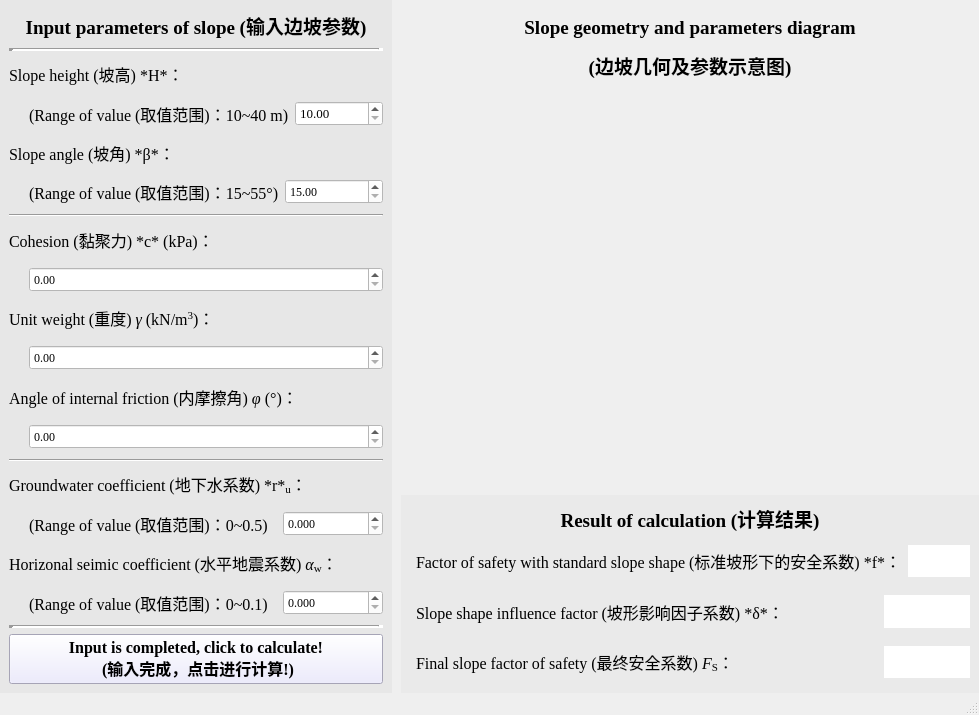
<?xml version="1.0" encoding="UTF-8"?>
<ui version="4.0">
 <class>MainWindow</class>
 <widget class="QMainWindow" name="MainWindow">
  <property name="windowModality">
   <enum>Qt::NonModal</enum>
  </property>
  <property name="geometry">
   <rect>
    <x>0</x>
    <y>0</y>
    <width>979</width>
    <height>715</height>
   </rect>
  </property>
  <property name="sizePolicy">
   <sizepolicy hsizetype="Expanding" vsizetype="Expanding">
    <horstretch>0</horstretch>
    <verstretch>0</verstretch>
   </sizepolicy>
  </property>
  <property name="windowTitle">
   <string>ICSS-Slope (基于坡形影响因子的边坡安全系数计算软件)</string>
  </property>
  <property name="documentMode">
   <bool>false</bool>
  </property>
  <widget class="QWidget" name="centralwidget">
   <property name="sizePolicy">
    <sizepolicy hsizetype="Expanding" vsizetype="Expanding">
     <horstretch>0</horstretch>
     <verstretch>0</verstretch>
    </sizepolicy>
   </property>
   <property name="font">
    <font>
     <stylestrategy>PreferAntialias</stylestrategy>
    </font>
   </property>
   <property name="autoFillBackground">
    <bool>true</bool>
   </property>
   <layout class="QHBoxLayout" name="horizontalLayout" stretch="2,3">
    <property name="spacing">
     <number>0</number>
    </property>
    <property name="leftMargin">
     <number>0</number>
    </property>
    <property name="topMargin">
     <number>0</number>
    </property>
    <property name="rightMargin">
     <number>0</number>
    </property>
    <property name="bottomMargin">
     <number>0</number>
    </property>
    <item>
     <widget class="QWidget" name="widget" native="true">
      <property name="font">
       <font>
        <family>Times New Roman</family>
        <pointsize>12</pointsize>
        <stylestrategy>PreferAntialias</stylestrategy>
       </font>
      </property>
      <property name="styleSheet">
       <string notr="true">background-color: rgb(231, 231, 231);</string>
      </property>
      <layout class="QVBoxLayout" name="verticalLayout_2">
       <item>
        <widget class="QLabel" name="label">
         <property name="font">
          <font>
           <family>Times New Roman</family>
           <pointsize>14</pointsize>
           <weight>75</weight>
           <bold>true</bold>
          </font>
         </property>
         <property name="text">
          <string>Input parameters of slope (输入边坡参数)</string>
         </property>
         <property name="alignment">
          <set>Qt::AlignCenter</set>
         </property>
        </widget>
       </item>
       <item>
        <widget class="Line" name="line_3">
         <property name="lineWidth">
          <number>5</number>
         </property>
         <property name="orientation">
          <enum>Qt::Horizontal</enum>
         </property>
        </widget>
       </item>
       <item>
        <widget class="QLabel" name="label_2">
         <property name="font">
          <font>
           <family>Times New Roman</family>
           <pointsize>12</pointsize>
          </font>
         </property>
         <property name="text">
          <string>Slope height (坡高) *H*：</string>
         </property>
         <property name="textFormat">
          <enum>Qt::MarkdownText</enum>
         </property>
        </widget>
       </item>
       <item>
        <widget class="QWidget" name="widget_5" native="true">
         <layout class="QHBoxLayout" name="horizontalLayout_2">
          <property name="spacing">
           <number>6</number>
          </property>
          <property name="leftMargin">
           <number>20</number>
          </property>
          <property name="topMargin">
           <number>0</number>
          </property>
          <property name="rightMargin">
           <number>0</number>
          </property>
          <property name="bottomMargin">
           <number>0</number>
          </property>
          <item>
           <widget class="QLabel" name="label_9">
            <property name="font">
             <font>
              <family>Times New Roman</family>
              <pointsize>12</pointsize>
             </font>
            </property>
            <property name="text">
             <string>(Range of value (取值范围)：10~40 m)</string>
            </property>
            <property name="textFormat">
             <enum>Qt::MarkdownText</enum>
            </property>
           </widget>
          </item>
          <item>
           <widget class="QDoubleSpinBox" name="H_DSB">
            <property name="minimumSize">
             <size>
              <width>0</width>
              <height>25</height>
             </size>
            </property>
            <property name="maximumSize">
             <size>
              <width>100</width>
              <height>25</height>
             </size>
            </property>
            <property name="font">
             <font>
              <family>Times New Roman</family>
              <pointsize>10</pointsize>
             </font>
            </property>
            <property name="cursor">
             <cursorShape>ArrowCursor</cursorShape>
            </property>
            <property name="styleSheet">
             <string notr="true">background-color: rgb(255,255,255);</string>
            </property>
            <property name="prefix">
             <string/>
            </property>
            <property name="suffix">
             <string/>
            </property>
            <property name="decimals">
             <number>2</number>
            </property>
            <property name="minimum">
             <double>10.000000000000000</double>
            </property>
            <property name="maximum">
             <double>40.000000000000000</double>
            </property>
           </widget>
          </item>
         </layout>
        </widget>
       </item>
       <item>
        <widget class="QLabel" name="label_3">
         <property name="font">
          <font>
           <family>Times New Roman</family>
           <pointsize>12</pointsize>
          </font>
         </property>
         <property name="text">
          <string>Slope angle (坡角) *β*：</string>
         </property>
         <property name="textFormat">
          <enum>Qt::MarkdownText</enum>
         </property>
        </widget>
       </item>
       <item>
        <widget class="QWidget" name="widget_7" native="true">
         <layout class="QHBoxLayout" name="horizontalLayout_4">
          <property name="spacing">
           <number>6</number>
          </property>
          <property name="leftMargin">
           <number>20</number>
          </property>
          <property name="topMargin">
           <number>0</number>
          </property>
          <property name="rightMargin">
           <number>0</number>
          </property>
          <property name="bottomMargin">
           <number>0</number>
          </property>
          <item>
           <widget class="QLabel" name="label_11">
            <property name="font">
             <font>
              <family>Times New Roman</family>
              <pointsize>12</pointsize>
             </font>
            </property>
            <property name="text">
             <string>(Range of value (取值范围)：15~55°)</string>
            </property>
            <property name="textFormat">
             <enum>Qt::MarkdownText</enum>
            </property>
           </widget>
          </item>
          <item>
           <widget class="QDoubleSpinBox" name="beta_DSB">
            <property name="minimumSize">
             <size>
              <width>0</width>
              <height>25</height>
             </size>
            </property>
            <property name="maximumSize">
             <size>
              <width>100</width>
              <height>25</height>
             </size>
            </property>
            <property name="font">
             <font>
              <family>Times New Roman</family>
             </font>
            </property>
            <property name="styleSheet">
             <string notr="true">background-color: rgb(255,255,255);</string>
            </property>
            <property name="decimals">
             <number>2</number>
            </property>
            <property name="minimum">
             <double>15.000000000000000</double>
            </property>
            <property name="maximum">
             <double>55.000000000000000</double>
            </property>
           </widget>
          </item>
         </layout>
        </widget>
       </item>
       <item>
        <widget class="Line" name="line">
         <property name="orientation">
          <enum>Qt::Horizontal</enum>
         </property>
        </widget>
       </item>
       <item>
        <widget class="QLabel" name="label_4">
         <property name="font">
          <font>
           <family>Times New Roman</family>
           <pointsize>12</pointsize>
          </font>
         </property>
         <property name="text">
          <string>Cohesion (黏聚力) *c* (kPa)：</string>
         </property>
         <property name="textFormat">
          <enum>Qt::MarkdownText</enum>
         </property>
        </widget>
       </item>
       <item>
        <widget class="QWidget" name="widget_6" native="true">
         <layout class="QHBoxLayout" name="horizontalLayout_3">
          <property name="spacing">
           <number>6</number>
          </property>
          <property name="leftMargin">
           <number>20</number>
          </property>
          <property name="topMargin">
           <number>0</number>
          </property>
          <property name="rightMargin">
           <number>0</number>
          </property>
          <property name="bottomMargin">
           <number>0</number>
          </property>
          <item>
           <widget class="QDoubleSpinBox" name="c_DSB">
            <property name="sizePolicy">
             <sizepolicy hsizetype="Minimum" vsizetype="Fixed">
              <horstretch>0</horstretch>
              <verstretch>25</verstretch>
             </sizepolicy>
            </property>
            <property name="minimumSize">
             <size>
              <width>0</width>
              <height>25</height>
             </size>
            </property>
            <property name="font">
             <font>
              <family>Times New Roman</family>
             </font>
            </property>
            <property name="styleSheet">
             <string notr="true">background-color: rgb(255,255,255);</string>
            </property>
            <property name="decimals">
             <number>2</number>
            </property>
            <property name="maximum">
             <double>99999.000000000000000</double>
            </property>
           </widget>
          </item>
         </layout>
        </widget>
       </item>
       <item>
        <widget class="QLabel" name="label_5">
         <property name="font">
          <font>
           <family>Times New Roman</family>
           <pointsize>12</pointsize>
          </font>
         </property>
         <property name="text">
          <string>&lt;html&gt;&lt;head/&gt;&lt;body&gt;&lt;p&gt;Unit weight (重度) &lt;span style=&quot; font-style:italic;&quot;&gt;γ&lt;/span&gt; (kN/m&lt;span style=&quot; vertical-align:super;&quot;&gt;3&lt;/span&gt;)：&lt;/p&gt;&lt;/body&gt;&lt;/html&gt;</string>
         </property>
         <property name="textFormat">
          <enum>Qt::MarkdownText</enum>
         </property>
        </widget>
       </item>
       <item>
        <widget class="QWidget" name="widget_8" native="true">
         <layout class="QHBoxLayout" name="horizontalLayout_5">
          <property name="spacing">
           <number>6</number>
          </property>
          <property name="leftMargin">
           <number>20</number>
          </property>
          <property name="topMargin">
           <number>0</number>
          </property>
          <property name="rightMargin">
           <number>0</number>
          </property>
          <property name="bottomMargin">
           <number>0</number>
          </property>
          <item>
           <widget class="QDoubleSpinBox" name="gamma_DSB">
            <property name="minimumSize">
             <size>
              <width>0</width>
              <height>25</height>
             </size>
            </property>
            <property name="maximumSize">
             <size>
              <width>16777215</width>
              <height>25</height>
             </size>
            </property>
            <property name="font">
             <font>
              <family>Times New Roman</family>
             </font>
            </property>
            <property name="styleSheet">
             <string notr="true">background-color: rgb(255,255,255);</string>
            </property>
            <property name="decimals">
             <number>2</number>
            </property>
            <property name="maximum">
             <double>99999.000000000000000</double>
            </property>
           </widget>
          </item>
         </layout>
        </widget>
       </item>
       <item>
        <widget class="QLabel" name="label_6">
         <property name="font">
          <font>
           <family>Times New Roman</family>
           <pointsize>12</pointsize>
          </font>
         </property>
         <property name="text">
          <string>&lt;html&gt;&lt;head/&gt;&lt;body&gt;&lt;p&gt;Angle of internal friction (内摩擦角) &lt;span style=&quot; font-style:italic;&quot;&gt;φ&lt;/span&gt; (°)：&lt;/p&gt;&lt;/body&gt;&lt;/html&gt;</string>
         </property>
         <property name="textFormat">
          <enum>Qt::MarkdownText</enum>
         </property>
        </widget>
       </item>
       <item>
        <widget class="QWidget" name="widget_9" native="true">
         <layout class="QHBoxLayout" name="horizontalLayout_6">
          <property name="spacing">
           <number>6</number>
          </property>
          <property name="leftMargin">
           <number>20</number>
          </property>
          <property name="topMargin">
           <number>0</number>
          </property>
          <property name="rightMargin">
           <number>0</number>
          </property>
          <property name="bottomMargin">
           <number>0</number>
          </property>
          <item>
           <widget class="QDoubleSpinBox" name="varphi_DSB">
            <property name="minimumSize">
             <size>
              <width>0</width>
              <height>25</height>
             </size>
            </property>
            <property name="maximumSize">
             <size>
              <width>16777215</width>
              <height>25</height>
             </size>
            </property>
            <property name="font">
             <font>
              <family>Times New Roman</family>
             </font>
            </property>
            <property name="styleSheet">
             <string notr="true">background-color: rgb(255,255,255);</string>
            </property>
            <property name="decimals">
             <number>2</number>
            </property>
            <property name="maximum">
             <double>89.000000000000000</double>
            </property>
           </widget>
          </item>
         </layout>
        </widget>
       </item>
       <item>
        <widget class="Line" name="line_2">
         <property name="orientation">
          <enum>Qt::Horizontal</enum>
         </property>
        </widget>
       </item>
       <item>
        <widget class="QLabel" name="label_7">
         <property name="font">
          <font>
           <family>Times New Roman</family>
           <pointsize>12</pointsize>
          </font>
         </property>
         <property name="text">
          <string>Groundwater coefficient (地下水系数) *r*&lt;sub&gt;u&lt;/sub&gt;：</string>
         </property>
         <property name="textFormat">
          <enum>Qt::MarkdownText</enum>
         </property>
        </widget>
       </item>
       <item>
        <widget class="QWidget" name="widget_10" native="true">
         <layout class="QHBoxLayout" name="horizontalLayout_7">
          <property name="spacing">
           <number>6</number>
          </property>
          <property name="leftMargin">
           <number>20</number>
          </property>
          <property name="topMargin">
           <number>0</number>
          </property>
          <property name="rightMargin">
           <number>0</number>
          </property>
          <property name="bottomMargin">
           <number>0</number>
          </property>
          <item>
           <widget class="QLabel" name="label_14">
            <property name="font">
             <font>
              <family>Times New Roman</family>
              <pointsize>12</pointsize>
             </font>
            </property>
            <property name="text">
             <string>(Range of value (取值范围)：0~0.5)</string>
            </property>
            <property name="textFormat">
             <enum>Qt::MarkdownText</enum>
            </property>
           </widget>
          </item>
          <item>
           <widget class="QDoubleSpinBox" name="r_u_DSB">
            <property name="minimumSize">
             <size>
              <width>0</width>
              <height>25</height>
             </size>
            </property>
            <property name="maximumSize">
             <size>
              <width>100</width>
              <height>25</height>
             </size>
            </property>
            <property name="font">
             <font>
              <family>Times New Roman</family>
             </font>
            </property>
            <property name="styleSheet">
             <string notr="true">background-color: rgb(255,255,255);</string>
            </property>
            <property name="decimals">
             <number>3</number>
            </property>
            <property name="maximum">
             <double>0.500000000000000</double>
            </property>
            <property name="singleStep">
             <double>0.050000000000000</double>
            </property>
           </widget>
          </item>
         </layout>
        </widget>
       </item>
       <item>
        <widget class="QLabel" name="label_8">
         <property name="font">
          <font>
           <family>Times New Roman</family>
           <pointsize>12</pointsize>
          </font>
         </property>
         <property name="text">
          <string>&lt;html&gt;&lt;head/&gt;&lt;body&gt;&lt;p&gt;Horizonal seimic coefficient (水平地震系数) &lt;span style=&quot; font-style:italic;&quot;&gt;α&lt;/span&gt;&lt;span style=&quot; vertical-align:sub;&quot;&gt;w&lt;/span&gt;：&lt;/p&gt;&lt;/body&gt;&lt;/html&gt;</string>
         </property>
         <property name="textFormat">
          <enum>Qt::MarkdownText</enum>
         </property>
        </widget>
       </item>
       <item>
        <widget class="QWidget" name="widget_11" native="true">
         <layout class="QHBoxLayout" name="horizontalLayout_8">
          <property name="spacing">
           <number>6</number>
          </property>
          <property name="leftMargin">
           <number>20</number>
          </property>
          <property name="topMargin">
           <number>0</number>
          </property>
          <property name="rightMargin">
           <number>0</number>
          </property>
          <property name="bottomMargin">
           <number>0</number>
          </property>
          <item>
           <widget class="QLabel" name="label_15">
            <property name="font">
             <font>
              <family>Times New Roman</family>
              <pointsize>12</pointsize>
             </font>
            </property>
            <property name="text">
             <string>(Range of value (取值范围)：0~0.1)</string>
            </property>
            <property name="textFormat">
             <enum>Qt::MarkdownText</enum>
            </property>
           </widget>
          </item>
          <item>
           <widget class="QDoubleSpinBox" name="alpha_w_DSB">
            <property name="minimumSize">
             <size>
              <width>0</width>
              <height>25</height>
             </size>
            </property>
            <property name="maximumSize">
             <size>
              <width>100</width>
              <height>25</height>
             </size>
            </property>
            <property name="font">
             <font>
              <family>Times New Roman</family>
             </font>
            </property>
            <property name="styleSheet">
             <string notr="true">background-color: rgb(255,255,255);</string>
            </property>
            <property name="decimals">
             <number>3</number>
            </property>
            <property name="maximum">
             <double>0.100000000000000</double>
            </property>
            <property name="singleStep">
             <double>0.010000000000000</double>
            </property>
           </widget>
          </item>
         </layout>
        </widget>
       </item>
       <item>
        <widget class="Line" name="line_4">
         <property name="lineWidth">
          <number>5</number>
         </property>
         <property name="orientation">
          <enum>Qt::Horizontal</enum>
         </property>
        </widget>
       </item>
       <item>
        <widget class="QPushButton" name="calc_PB">
         <property name="font">
          <font>
           <family>Times New Roman</family>
           <pointsize>12</pointsize>
           <weight>75</weight>
           <bold>true</bold>
          </font>
         </property>
         <property name="styleSheet">
          <string notr="true">background-color: rgb(232, 230, 255);</string>
         </property>
         <property name="text">
          <string>Input is completed, click to calculate!
 (输入完成，点击进行计算!)</string>
         </property>
        </widget>
       </item>
      </layout>
     </widget>
    </item>
    <item>
     <widget class="QWidget" name="widget_2" native="true">
      <layout class="QVBoxLayout" name="verticalLayout" stretch="5,2">
       <property name="spacing">
        <number>0</number>
       </property>
       <property name="topMargin">
        <number>0</number>
       </property>
       <property name="rightMargin">
        <number>0</number>
       </property>
       <property name="bottomMargin">
        <number>0</number>
       </property>
       <item>
        <widget class="QWidget" name="widget_4" native="true">
         <layout class="QVBoxLayout" name="verticalLayout_4">
          <item>
           <widget class="QLabel" name="label_12">
            <property name="maximumSize">
             <size>
              <width>16777215</width>
              <height>80</height>
             </size>
            </property>
            <property name="font">
             <font>
              <family>Times New Roman</family>
              <pointsize>12</pointsize>
              <stylestrategy>PreferAntialias</stylestrategy>
             </font>
            </property>
            <property name="text">
             <string>&lt;html&gt;&lt;head/&gt;&lt;body&gt;&lt;p align=&quot;center&quot;&gt;&lt;span style=&quot; font-size:14pt; font-weight:600;&quot;&gt;Slope geometry and parameters diagram&lt;/span&gt;&lt;/p&gt;&lt;p align=&quot;center&quot;&gt;&lt;span style=&quot; font-size:14pt; font-weight:600;&quot;&gt;(边坡几何及参数示意图)&lt;/span&gt;&lt;/p&gt;&lt;/body&gt;&lt;/html&gt;</string>
            </property>
            <property name="textFormat">
             <enum>Qt::MarkdownText</enum>
            </property>
           </widget>
          </item>
          <item>
           <widget class="QWidget" name="widget_15" native="true">
            <property name="styleSheet">
             <string notr="true">image: url(:/img/model.png);</string>
            </property>
           </widget>
          </item>
         </layout>
        </widget>
       </item>
       <item>
        <widget class="QWidget" name="widget_3" native="true">
         <property name="styleSheet">
          <string notr="true">background-color: rgb(234, 234, 234);</string>
         </property>
         <layout class="QVBoxLayout" name="verticalLayout_3">
          <item>
           <widget class="QLabel" name="label_10">
            <property name="font">
             <font>
              <family>Times New Roman</family>
              <pointsize>12</pointsize>
             </font>
            </property>
            <property name="text">
             <string>&lt;html&gt;&lt;head/&gt;&lt;body&gt;&lt;p align=&quot;center&quot;&gt;&lt;span style=&quot; font-size:14pt; font-weight:600;&quot;&gt;Result of calculation (计算结果)&lt;/span&gt;&lt;/p&gt;&lt;/body&gt;&lt;/html&gt;</string>
            </property>
            <property name="textFormat">
             <enum>Qt::MarkdownText</enum>
            </property>
           </widget>
          </item>
          <item>
           <widget class="QWidget" name="widget_12" native="true">
            <layout class="QHBoxLayout" name="horizontalLayout_9">
             <property name="spacing">
              <number>6</number>
             </property>
             <property name="leftMargin">
              <number>6</number>
             </property>
             <property name="topMargin">
              <number>6</number>
             </property>
             <property name="rightMargin">
              <number>0</number>
             </property>
             <property name="bottomMargin">
              <number>6</number>
             </property>
             <item>
              <widget class="QLabel" name="label_16">
               <property name="sizePolicy">
                <sizepolicy hsizetype="Preferred" vsizetype="Expanding">
                 <horstretch>0</horstretch>
                 <verstretch>0</verstretch>
                </sizepolicy>
               </property>
               <property name="font">
                <font>
                 <family>Times New Roman</family>
                 <pointsize>12</pointsize>
                 <italic>false</italic>
                </font>
               </property>
               <property name="frameShadow">
                <enum>QFrame::Plain</enum>
               </property>
               <property name="text">
                <string>Factor of safety with standard slope shape (标准坡形下的安全系数) *f*：</string>
               </property>
               <property name="textFormat">
                <enum>Qt::MarkdownText</enum>
               </property>
               <property name="scaledContents">
                <bool>false</bool>
               </property>
               <property name="wordWrap">
                <bool>false</bool>
               </property>
               <property name="openExternalLinks">
                <bool>false</bool>
               </property>
              </widget>
             </item>
             <item>
              <widget class="QLabel" name="f_Label">
               <property name="maximumSize">
                <size>
                 <width>86</width>
                 <height>16777215</height>
                </size>
               </property>
               <property name="font">
                <font>
                 <family>Times New Roman</family>
                 <pointsize>12</pointsize>
                 <weight>75</weight>
                 <bold>true</bold>
                </font>
               </property>
               <property name="layoutDirection">
                <enum>Qt::LeftToRight</enum>
               </property>
               <property name="styleSheet">
                <string notr="true">background-color: rgb(255, 255, 255);</string>
               </property>
               <property name="text">
                <string/>
               </property>
               <property name="alignment">
                <set>Qt::AlignCenter</set>
               </property>
              </widget>
             </item>
            </layout>
           </widget>
          </item>
          <item>
           <widget class="QWidget" name="widget_13" native="true">
            <layout class="QHBoxLayout" name="horizontalLayout_10">
             <property name="spacing">
              <number>6</number>
             </property>
             <property name="leftMargin">
              <number>6</number>
             </property>
             <property name="topMargin">
              <number>6</number>
             </property>
             <property name="rightMargin">
              <number>0</number>
             </property>
             <property name="bottomMargin">
              <number>6</number>
             </property>
             <item>
              <widget class="QLabel" name="label_17">
               <property name="sizePolicy">
                <sizepolicy hsizetype="Preferred" vsizetype="Expanding">
                 <horstretch>0</horstretch>
                 <verstretch>0</verstretch>
                </sizepolicy>
               </property>
               <property name="font">
                <font>
                 <family>Times New Roman</family>
                 <pointsize>12</pointsize>
                </font>
               </property>
               <property name="text">
                <string>Slope shape influence factor (坡形影响因子系数) *δ*：</string>
               </property>
               <property name="textFormat">
                <enum>Qt::MarkdownText</enum>
               </property>
               <property name="scaledContents">
                <bool>false</bool>
               </property>
               <property name="wordWrap">
                <bool>false</bool>
               </property>
               <property name="openExternalLinks">
                <bool>false</bool>
               </property>
              </widget>
             </item>
             <item>
              <widget class="QLabel" name="delta_Label">
               <property name="maximumSize">
                <size>
                 <width>86</width>
                 <height>16777215</height>
                </size>
               </property>
               <property name="font">
                <font>
                 <family>Times New Roman</family>
                 <pointsize>12</pointsize>
                 <weight>75</weight>
                 <bold>true</bold>
                </font>
               </property>
               <property name="layoutDirection">
                <enum>Qt::LeftToRight</enum>
               </property>
               <property name="styleSheet">
                <string notr="true">background-color: rgb(255, 255, 255);</string>
               </property>
               <property name="text">
                <string/>
               </property>
               <property name="alignment">
                <set>Qt::AlignCenter</set>
               </property>
              </widget>
             </item>
            </layout>
           </widget>
          </item>
          <item>
           <widget class="QWidget" name="widget_14" native="true">
            <layout class="QHBoxLayout" name="horizontalLayout_11">
             <property name="spacing">
              <number>6</number>
             </property>
             <property name="leftMargin">
              <number>6</number>
             </property>
             <property name="topMargin">
              <number>6</number>
             </property>
             <property name="rightMargin">
              <number>0</number>
             </property>
             <property name="bottomMargin">
              <number>6</number>
             </property>
             <item>
              <widget class="QLabel" name="label_18">
               <property name="sizePolicy">
                <sizepolicy hsizetype="Preferred" vsizetype="Expanding">
                 <horstretch>0</horstretch>
                 <verstretch>0</verstretch>
                </sizepolicy>
               </property>
               <property name="font">
                <font>
                 <family>Times New Roman</family>
                 <pointsize>12</pointsize>
                </font>
               </property>
               <property name="text">
                <string>&lt;html&gt;&lt;head/&gt;&lt;body&gt;&lt;p&gt;Final slope factor of safety (最终安全系数) &lt;span style=&quot; font-style:italic;&quot;&gt;F&lt;/span&gt;&lt;span style=&quot; vertical-align:sub;&quot;&gt;S&lt;/span&gt;：&lt;/p&gt;&lt;/body&gt;&lt;/html&gt;</string>
               </property>
               <property name="textFormat">
                <enum>Qt::MarkdownText</enum>
               </property>
               <property name="scaledContents">
                <bool>false</bool>
               </property>
               <property name="wordWrap">
                <bool>false</bool>
               </property>
               <property name="openExternalLinks">
                <bool>false</bool>
               </property>
              </widget>
             </item>
             <item>
              <widget class="QLabel" name="F_S_Label">
               <property name="maximumSize">
                <size>
                 <width>86</width>
                 <height>16777215</height>
                </size>
               </property>
               <property name="font">
                <font>
                 <family>Times New Roman</family>
                 <pointsize>12</pointsize>
                 <weight>75</weight>
                 <bold>true</bold>
                </font>
               </property>
               <property name="layoutDirection">
                <enum>Qt::LeftToRight</enum>
               </property>
               <property name="styleSheet">
                <string notr="true">background-color: rgb(255, 255, 255);</string>
               </property>
               <property name="text">
                <string/>
               </property>
               <property name="alignment">
                <set>Qt::AlignCenter</set>
               </property>
              </widget>
             </item>
            </layout>
           </widget>
          </item>
         </layout>
        </widget>
       </item>
      </layout>
     </widget>
    </item>
   </layout>
  </widget>
  <widget class="QStatusBar" name="statusBar"/>
 </widget>
 <resources>
  <include location="rec.qrc"/>
 </resources>
 <connections>
  <connection>
   <sender>calc_PB</sender>
   <signal>clicked()</signal>
   <receiver>MainWindow</receiver>
   <slot>click_calc_PB()</slot>
   <hints>
    <hint type="sourcelabel">
     <x>195</x>
     <y>660</y>
    </hint>
    <hint type="destinationlabel">
     <x>489</x>
     <y>357</y>
    </hint>
   </hints>
  </connection>
 </connections>
 <slots>
  <slot>click_calc_PB()</slot>
 </slots>
</ui>
